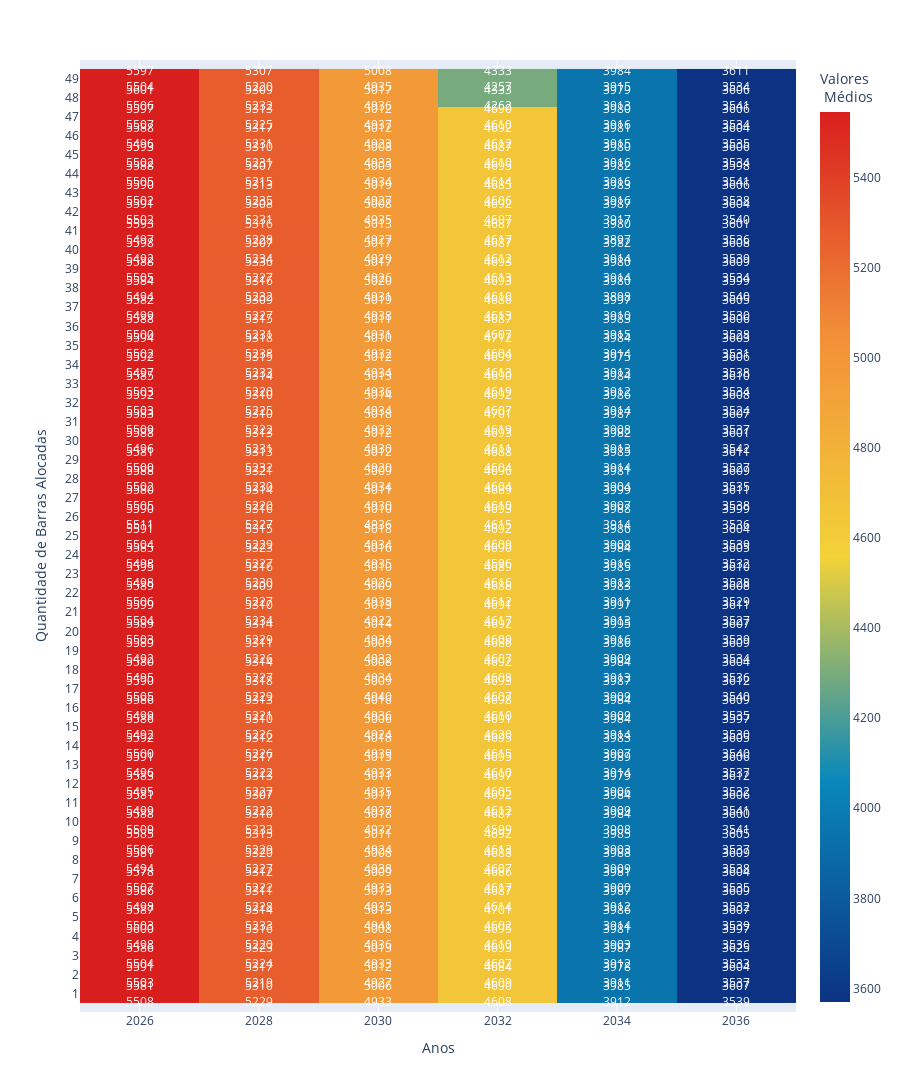

The notebook cell saved with this chart:
### Code cell
fig = conventioal_housing_capacity_heatmap(target_directory= r'Housing_capacity_conventional')

fig.update_layout(height= 1600,
                  width= 900)

fig.show()

### Figure 1 — Plotly figure (JSON) as saved in the notebook; plotly's stock layout.template omitted (floating-point values rounded to 4 significant figures; data arrays with more than 128 entries replaced by an {"elided": "..."} marker saying what was removed)
{"data": [{"coloraxis": "coloraxis", "hovertemplate": "Anos: %{x}<br>Quantidade de Barras Alocadas: %{y}<br>Valores <br> Médios: %{z}<extra></extra>", "name": "0", "type": "heatmap", "x": [2026, 2028, 2030, 2032, 2034, 2036], "xaxis": "x", "y": [49, 48, 47, 46, 45, 44, 43, 42, 41, 40, 39, 38, 37, 36, 35, 34, 33, 32, 31, 30, 29, 28, 27, 26, 25, 24, 23, 22, 21, 20, 19, 18, 17, 16, 15, 14, 13, 12, 11, 10, 9, 8, 7, 6, 5, 4, 3, 2, 1], "yaxis": "y", "z": {"elided": "49x6 int values"}}], "layout": {"annotations": [{"align": "center", "font": {"color": "white"}, "showarrow": false, "text": "5600<br>5498", "x": 2026, "y": 46}, {"align": "center", "font": {"color": "white"}, "showarrow": false, "text": "5586<br>5492", "x": 2026, "y": 35}, {"align": "center", "font": {"color": "white"}, "showarrow": false, "text": "5588<br>5505", "x": 2026, "y": 6}, {"align": "center", "font": {"color": "white"}, "showarrow": false, "text": "5584<br>5494", "x": 2026, "y": 12}, {"align": "center", "font": {"color": "white"}, "showarrow": false, "text": "5590<br>5511", "x": 2026, "y": 24}, {"align": "center", "font": {"color": "white"}, "showarrow": false, "text": "5588<br>5509", "x": 2026, "y": 40}, {"align": "center", "font": {"color": "white"}, "showarrow": false, "text": "5593<br>5497", "x": 2026, "y": 9}, {"align": "center", "font": {"color": "white"}, "showarrow": false, "text": "5588<br>5496", "x": 2026, "y": 20}, {"align": "center", "font": {"color": "white"}, "showarrow": false, "text": "5594<br>5502", "x": 2026, "y": 15}, {"align": "center", "font": {"color": "white"}, "showarrow": false, "text": "5578<br>5507", "x": 2026, "y": 43}, {"align": "center", "font": {"color": "white"}, "showarrow": false, "text": "5588<br>5496", "x": 2026, "y": 4}, {"align": "center", "font": {"color": "white"}, "showarrow": false, "text": "5591<br>5502", "x": 2026, "y": 8}, {"align": "center", "font": {"color": "white"}, "showarrow": false, "text": "5591<br>5504", "x": 2026, "y": 25}, {"align": "center", "font": {"color": "white"}, "showarrow": false, "text": "5591<br>5503", "x": 2026, "y": 48}, {"align": "center", "font": {"color": "white"}, "showarrow": false, "text": "5580<br>5495", "x": 2026, "y": 32}, {"align": "center", "font": {"color": "white"}, "showarrow": false, "text": "5585<br>5506", "x": 2026, "y": 41}, {"align": "center", "font": {"color": "white"}, "showarrow": false, "text": "5582<br>5499", "x": 2026, "y": 13}, {"align": "center", "font": {"color": "white"}, "showarrow": false, "text": "5585<br>5498", "x": 2026, "y": 26}, {"align": "center", "font": {"color": "white"}, "showarrow": false, "text": "5592<br>5500", "x": 2026, "y": 36}, {"align": "center", "font": {"color": "white"}, "showarrow": false, "text": "5601<br>5506", "x": 2026, "y": 2}, {"align": "center", "font": {"color": "white"}, "showarrow": false, "text": "5597<br>5507", "x": 2026, "y": 3}, {"align": "center", "font": {"color": "white"}, "showarrow": false, "text": "5593<br>5502", "x": 2026, "y": 5}, {"align": "center", "font": {"color": "white"}, "showarrow": false, "text": "5590<br>5502", "x": 2026, "y": 7}, {"align": "center", "font": {"color": "white"}, "showarrow": false, "text": "5588<br>5500", "x": 2026, "y": 14}, {"align": "center", "font": {"color": "white"}, "showarrow": false, "text": "5592<br>5497", "x": 2026, "y": 16}, {"align": "center", "font": {"color": "white"}, "showarrow": false, "text": "5591<br>5496", "x": 2026, "y": 37}, {"align": "center", "font": {"color": "white"}, "showarrow": false, "text": "5581<br>5499", "x": 2026, "y": 39}, {"align": "center", "font": {"color": "white"}, "showarrow": false, "text": "5587<br>5503", "x": 2026, "y": 45}, {"align": "center", "font": {"color": "white"}, "showarrow": false, "text": "5583<br>5509", "x": 2026, "y": 19}, {"align": "center", "font": {"color": "white"}, "showarrow": false, "text": "5589<br>5503", "x": 2026, "y": 30}, {"align": "center", "font": {"color": "white"}, "showarrow": false, "text": "5581<br>5508", "x": 2026, "y": 49}, {"align": "center", "font": {"color": "white"}, "showarrow": false, "text": "5598<br>5492", "x": 2026, "y": 10}, {"align": "center", "font": {"color": "white"}, "showarrow": false, "text": "5592<br>5503", "x": 2026, "y": 18}, {"align": "center", "font": {"color": "white"}, "showarrow": false, "text": "5589<br>5506", "x": 2026, "y": 28}, {"align": "center", "font": {"color": "white"}, "showarrow": false, "text": "5581<br>5494", "x": 2026, "y": 42}, {"align": "center", "font": {"color": "white"}, "showarrow": false, "text": "5586<br>5498", "x": 2026, "y": 44}, {"align": "center", "font": {"color": "white"}, "showarrow": false, "text": "5588<br>5505", "x": 2026, "y": 11}, {"align": "center", "font": {"color": "white"}, "showarrow": false, "text": "5588<br>5502", "x": 2026, "y": 22}, {"align": "center", "font": {"color": "white"}, "showarrow": false, "text": "5589<br>5492", "x": 2026, "y": 31}, {"align": "center", "font": {"color": "white"}, "showarrow": false, "text": "5586<br>5499", "x": 2026, "y": 34}, {"align": "center", "font": {"color": "white"}, "showarrow": false, "text": "5585<br>5503", "x": 2026, "y": 17}, {"align": "center", "font": {"color": "white"}, "showarrow": false, "text": "5595<br>5498", "x": 2026, "y": 27}, {"align": "center", "font": {"color": "white"}, "showarrow": false, "text": "5597<br>5504", "x": 2026, "y": 1}, {"align": "center", "font": {"color": "white"}, "showarrow": false, "text": "5581<br>5500", "x": 2026, "y": 21}, {"align": "center", "font": {"color": "white"}, "showarrow": false, "text": "5580<br>5505", "x": 2026, "y": 23}, {"align": "center", "font": {"color": "white"}, "showarrow": false, "text": "5599<br>5504", "x": 2026, "y": 29}, {"align": "center", "font": {"color": "white"}, "showarrow": false, "text": "5590<br>5505", "x": 2026, "y": 33}, {"align": "center", "font": {"color": "white"}, "showarrow": false, "text": "5583<br>5495", "x": 2026, "y": 38}, {"align": "center", "font": {"color": "white"}, "showarrow": false, "text": "5586<br>5504", "x": 2026, "y": 47}, {"align": "center", "font": {"color": "white"}, "showarrow": false, "text": "5316<br>5220", "x": 2028, "y": 46}, {"align": "center", "font": {"color": "white"}, "showarrow": false, "text": "5310<br>5226", "x": 2028, "y": 35}, {"align": "center", "font": {"color": "white"}, "showarrow": false, "text": "5307<br>5215", "x": 2028, "y": 6}, {"align": "center", "font": {"color": "white"}, "showarrow": false, "text": "5316<br>5232", "x": 2028, "y": 12}, {"align": "center", "font": {"color": "white"}, "showarrow": false, "text": "5316<br>5227", "x": 2028, "y": 24}, {"align": "center", "font": {"color": "white"}, "showarrow": false, "text": "5310<br>5233", "x": 2028, "y": 40}, {"align": "center", "font": {"color": "white"}, "showarrow": false, "text": "5316<br>5228", "x": 2028, "y": 9}, {"align": "center", "font": {"color": "white"}, "showarrow": false, "text": "5313<br>5231", "x": 2028, "y": 20}, {"align": "center", "font": {"color": "white"}, "showarrow": false, "text": "5318<br>5238", "x": 2028, "y": 15}, {"align": "center", "font": {"color": "white"}, "showarrow": false, "text": "5312<br>5222", "x": 2028, "y": 43}, {"align": "center", "font": {"color": "white"}, "showarrow": false, "text": "5317<br>5231", "x": 2028, "y": 4}, {"align": "center", "font": {"color": "white"}, "showarrow": false, "text": "5308<br>5231", "x": 2028, "y": 8}, {"align": "center", "font": {"color": "white"}, "showarrow": false, "text": "5315<br>5229", "x": 2028, "y": 25}, {"align": "center", "font": {"color": "white"}, "showarrow": false, "text": "5317<br>5219", "x": 2028, "y": 48}, {"align": "center", "font": {"color": "white"}, "showarrow": false, "text": "5314<br>5227", "x": 2028, "y": 32}, {"align": "center", "font": {"color": "white"}, "showarrow": false, "text": "5315<br>5229", "x": 2028, "y": 41}, {"align": "center", "font": {"color": "white"}, "showarrow": false, "text": "5309<br>5227", "x": 2028, "y": 13}, {"align": "center", "font": {"color": "white"}, "showarrow": false, "text": "5323<br>5227", "x": 2028, "y": 26}, {"align": "center", "font": {"color": "white"}, "showarrow": false, "text": "5312<br>5226", "x": 2028, "y": 36}, {"align": "center", "font": {"color": "white"}, "showarrow": false, "text": "5309<br>5232", "x": 2028, "y": 2}, {"align": "center", "font": {"color": "white"}, "showarrow": false, "text": "5313<br>5225", "x": 2028, "y": 3}, {"align": "center", "font": {"color": "white"}, "showarrow": false, "text": "5310<br>5231", "x": 2028, "y": 5}, {"align": "center", "font": {"color": "white"}, "showarrow": false, "text": "5313<br>5235", "x": 2028, "y": 7}, {"align": "center", "font": {"color": "white"}, "showarrow": false, "text": "5315<br>5231", "x": 2028, "y": 14}, {"align": "center", "font": {"color": "white"}, "showarrow": false, "text": "5315<br>5233", "x": 2028, "y": 16}, {"align": "center", "font": {"color": "white"}, "showarrow": false, "text": "5317<br>5222", "x": 2028, "y": 37}, {"align": "center", "font": {"color": "white"}, "showarrow": false, "text": "5307<br>5222", "x": 2028, "y": 39}, {"align": "center", "font": {"color": "white"}, "showarrow": false, "text": "5314<br>5233", "x": 2028, "y": 45}, {"align": "center", "font": {"color": "white"}, "showarrow": false, "text": "5310<br>5222", "x": 2028, "y": 19}, {"align": "center", "font": {"color": "white"}, "showarrow": false, "text": "5314<br>5229", "x": 2028, "y": 30}, {"align": "center", "font": {"color": "white"}, "showarrow": false, "text": "5310<br>5229", "x": 2028, "y": 49}, {"align": "center", "font": {"color": "white"}, "showarrow": false, "text": "5307<br>5234", "x": 2028, "y": 10}, {"align": "center", "font": {"color": "white"}, "showarrow": false, "text": "5310<br>5225", "x": 2028, "y": 18}, {"align": "center", "font": {"color": "white"}, "showarrow": false, "text": "5309<br>5227", "x": 2028, "y": 28}, {"align": "center", "font": {"color": "white"}, "showarrow": false, "text": "5320<br>5227", "x": 2028, "y": 42}, {"align": "center", "font": {"color": "white"}, "showarrow": false, "text": "5311<br>5228", "x": 2028, "y": 44}, {"align": "center", "font": {"color": "white"}, "showarrow": false, "text": "5336<br>5227", "x": 2028, "y": 11}, {"align": "center", "font": {"color": "white"}, "showarrow": false, "text": "5321<br>5230", "x": 2028, "y": 22}, {"align": "center", "font": {"color": "white"}, "showarrow": false, "text": "5311<br>5226", "x": 2028, "y": 31}, {"align": "center", "font": {"color": "white"}, "showarrow": false, "text": "5313<br>5221", "x": 2028, "y": 34}, {"align": "center", "font": {"color": "white"}, "showarrow": false, "text": "5314<br>5220", "x": 2028, "y": 17}, {"align": "center", "font": {"color": "white"}, "showarrow": false, "text": "5316<br>5230", "x": 2028, "y": 27}, {"align": "center", "font": {"color": "white"}, "showarrow": false, "text": "5307<br>5220", "x": 2028, "y": 1}, {"align": "center", "font": {"color": "white"}, "showarrow": false, "text": "5313<br>5232", "x": 2028, "y": 21}, {"align": "center", "font": {"color": "white"}, "showarrow": false, "text": "5314<br>5220", "x": 2028, "y": 23}, {"align": "center", "font": {"color": "white"}, "showarrow": false, "text": "5310<br>5234", "x": 2028, "y": 29}, {"align": "center", "font": {"color": "white"}, "showarrow": false, "text": "5318<br>5229", "x": 2028, "y": 33}, {"align": "center", "font": {"color": "white"}, "showarrow": false, "text": "5313<br>5227", "x": 2028, "y": 38}, {"align": "center", "font": {"color": "white"}, "showarrow": false, "text": "5323<br>5224", "x": 2028, "y": 47}, {"align": "center", "font": {"color": "white"}, "showarrow": false, "text": "5008<br>4936", "x": 2030, "y": 46}, {"align": "center", "font": {"color": "white"}, "showarrow": false, "text": "5006<br>4924", "x": 2030, "y": 35}, {"align": "center", "font": {"color": "white"}, "showarrow": false, "text": "5005<br>4934", "x": 2030, "y": 6}, {"align": "center", "font": {"color": "white"}, "showarrow": false, "text": "5020<br>4931", "x": 2030, "y": 12}, {"align": "center", "font": {"color": "white"}, "showarrow": false, "text": "5010<br>4936", "x": 2030, "y": 24}, {"align": "center", "font": {"color": "white"}, "showarrow": false, "text": "5018<br>4932", "x": 2030, "y": 40}, {"align": "center", "font": {"color": "white"}, "showarrow": false, "text": "5013<br>4927", "x": 2030, "y": 9}, {"align": "center", "font": {"color": "white"}, "showarrow": false, "text": "5012<br>4930", "x": 2030, "y": 20}, {"align": "center", "font": {"color": "white"}, "showarrow": false, "text": "5010<br>4932", "x": 2030, "y": 15}, {"align": "center", "font": {"color": "white"}, "showarrow": false, "text": "5009<br>4933", "x": 2030, "y": 43}, {"align": "center", "font": {"color": "white"}, "showarrow": false, "text": "5012<br>4923", "x": 2030, "y": 4}, {"align": "center", "font": {"color": "white"}, "showarrow": false, "text": "5008<br>4935", "x": 2030, "y": 8}, {"align": "center", "font": {"color": "white"}, "showarrow": false, "text": "5018<br>4934", "x": 2030, "y": 25}, {"align": "center", "font": {"color": "white"}, "showarrow": false, "text": "5012<br>4927", "x": 2030, "y": 48}, {"align": "center", "font": {"color": "white"}, "showarrow": false, "text": "5008<br>4934", "x": 2030, "y": 32}, {"align": "center", "font": {"color": "white"}, "showarrow": false, "text": "5011<br>4924", "x": 2030, "y": 41}, {"align": "center", "font": {"color": "white"}, "showarrow": false, "text": "5019<br>4938", "x": 2030, "y": 13}, {"align": "center", "font": {"color": "white"}, "showarrow": false, "text": "5016<br>4935", "x": 2030, "y": 26}, {"align": "center", "font": {"color": "white"}, "showarrow": false, "text": "5018<br>4939", "x": 2030, "y": 36}, {"align": "center", "font": {"color": "white"}, "showarrow": false, "text": "5017<br>4936", "x": 2030, "y": 2}, {"align": "center", "font": {"color": "white"}, "showarrow": false, "text": "5012<br>4937", "x": 2030, "y": 3}, {"align": "center", "font": {"color": "white"}, "showarrow": false, "text": "5008<br>4933", "x": 2030, "y": 5}, {"align": "center", "font": {"color": "white"}, "showarrow": false, "text": "5019<br>4927", "x": 2030, "y": 7}, {"align": "center", "font": {"color": "white"}, "showarrow": false, "text": "5011<br>4931", "x": 2030, "y": 14}, {"align": "center", "font": {"color": "white"}, "showarrow": false, "text": "5012<br>4934", "x": 2030, "y": 16}, {"align": "center", "font": {"color": "white"}, "showarrow": false, "text": "5015<br>4933", "x": 2030, "y": 37}, {"align": "center", "font": {"color": "white"}, "showarrow": false, "text": "5011<br>4937", "x": 2030, "y": 39}, {"align": "center", "font": {"color": "white"}, "showarrow": false, "text": "5013<br>4941", "x": 2030, "y": 45}, {"align": "center", "font": {"color": "white"}, "showarrow": false, "text": "5018<br>4932", "x": 2030, "y": 19}, {"align": "center", "font": {"color": "white"}, "showarrow": false, "text": "5014<br>4934", "x": 2030, "y": 30}, {"align": "center", "font": {"color": "white"}, "showarrow": false, "text": "5006<br>4933", "x": 2030, "y": 49}, {"align": "center", "font": {"color": "white"}, "showarrow": false, "text": "5017<br>4929", "x": 2030, "y": 10}, {"align": "center", "font": {"color": "white"}, "showarrow": false, "text": "5014<br>4934", "x": 2030, "y": 18}, {"align": "center", "font": {"color": "white"}, "showarrow": false, "text": "5009<br>4938", "x": 2030, "y": 28}, {"align": "center", "font": {"color": "white"}, "showarrow": false, "text": "5008<br>4938", "x": 2030, "y": 42}, {"align": "center", "font": {"color": "white"}, "showarrow": false, "text": "5013<br>4935", "x": 2030, "y": 44}, {"align": "center", "font": {"color": "white"}, "showarrow": false, "text": "5017<br>4926", "x": 2030, "y": 11}, {"align": "center", "font": {"color": "white"}, "showarrow": false, "text": "5009<br>4934", "x": 2030, "y": 22}, {"align": "center", "font": {"color": "white"}, "showarrow": false, "text": "5009<br>4932", "x": 2030, "y": 31}, {"align": "center", "font": {"color": "white"}, "showarrow": false, "text": "5016<br>4936", "x": 2030, "y": 34}, {"align": "center", "font": {"color": "white"}, "showarrow": false, "text": "5013<br>4936", "x": 2030, "y": 17}, {"align": "center", "font": {"color": "white"}, "showarrow": false, "text": "5010<br>4926", "x": 2030, "y": 27}, {"align": "center", "font": {"color": "white"}, "showarrow": false, "text": "5008<br>4935", "x": 2030, "y": 1}, {"align": "center", "font": {"color": "white"}, "showarrow": false, "text": "5012<br>4920", "x": 2030, "y": 21}, {"align": "center", "font": {"color": "white"}, "showarrow": false, "text": "5011<br>4930", "x": 2030, "y": 23}, {"align": "center", "font": {"color": "white"}, "showarrow": false, "text": "5013<br>4922", "x": 2030, "y": 29}, {"align": "center", "font": {"color": "white"}, "showarrow": false, "text": "5009<br>4940", "x": 2030, "y": 33}, {"align": "center", "font": {"color": "white"}, "showarrow": false, "text": "5011<br>4935", "x": 2030, "y": 38}, {"align": "center", "font": {"color": "white"}, "showarrow": false, "text": "5013<br>4933", "x": 2030, "y": 47}, {"align": "center", "font": {"color": "white"}, "showarrow": false, "text": "4695<br>4610", "x": 2032, "y": 46}, {"align": "center", "font": {"color": "white"}, "showarrow": false, "text": "4691<br>4620", "x": 2032, "y": 35}, {"align": "center", "font": {"color": "white"}, "showarrow": false, "text": "4695<br>4614", "x": 2032, "y": 6}, {"align": "center", "font": {"color": "white"}, "showarrow": false, "text": "4693<br>4610", "x": 2032, "y": 12}, {"align": "center", "font": {"color": "white"}, "showarrow": false, "text": "4693<br>4615", "x": 2032, "y": 24}, {"align": "center", "font": {"color": "white"}, "showarrow": false, "text": "4687<br>4599", "x": 2032, "y": 40}, {"align": "center", "font": {"color": "white"}, "showarrow": false, "text": "4687<br>4617", "x": 2032, "y": 9}, {"align": "center", "font": {"color": "white"}, "showarrow": false, "text": "4693<br>4611", "x": 2032, "y": 20}, {"align": "center", "font": {"color": "white"}, "showarrow": false, "text": "4712<br>4604", "x": 2032, "y": 15}, {"align": "center", "font": {"color": "white"}, "showarrow": false, "text": "4686<br>4617", "x": 2032, "y": 43}, {"align": "center", "font": {"color": "white"}, "showarrow": false, "text": "4692<br>4612", "x": 2032, "y": 4}, {"align": "center", "font": {"color": "white"}, "showarrow": false, "text": "4692<br>4607", "x": 2032, "y": 8}, {"align": "center", "font": {"color": "white"}, "showarrow": false, "text": "4692<br>4609", "x": 2032, "y": 25}, {"align": "center", "font": {"color": "white"}, "showarrow": false, "text": "4684<br>4609", "x": 2032, "y": 48}, {"align": "center", "font": {"color": "white"}, "showarrow": false, "text": "4692<br>4608", "x": 2032, "y": 32}, {"align": "center", "font": {"color": "white"}, "showarrow": false, "text": "4692<br>4613", "x": 2032, "y": 41}, {"align": "center", "font": {"color": "white"}, "showarrow": false, "text": "4686<br>4613", "x": 2032, "y": 13}, {"align": "center", "font": {"color": "white"}, "showarrow": false, "text": "4690<br>4596", "x": 2032, "y": 26}, {"align": "center", "font": {"color": "white"}, "showarrow": false, "text": "4695<br>4615", "x": 2032, "y": 36}, {"align": "center", "font": {"color": "white"}, "showarrow": false, "text": "4333<br>4262", "x": 2032, "y": 2}, {"align": "center", "font": {"color": "white"}, "showarrow": false, "text": "4690<br>4610", "x": 2032, "y": 3}, {"align": "center", "font": {"color": "white"}, "showarrow": false, "text": "4687<br>4610", "x": 2032, "y": 5}, {"align": "center", "font": {"color": "white"}, "showarrow": false, "text": "4685<br>4606", "x": 2032, "y": 7}, {"align": "center", "font": {"color": "white"}, "showarrow": false, "text": "4687<br>4607", "x": 2032, "y": 14}, {"align": "center", "font": {"color": "white"}, "showarrow": false, "text": "4699<br>4613", "x": 2032, "y": 16}, {"align": "center", "font": {"color": "white"}, "showarrow": false, "text": "4695<br>4610", "x": 2032, "y": 37}, {"align": "center", "font": {"color": "white"}, "showarrow": false, "text": "4692<br>4612", "x": 2032, "y": 39}, {"align": "center", "font": {"color": "white"}, "showarrow": false, "text": "4701<br>4602", "x": 2032, "y": 45}, {"align": "center", "font": {"color": "white"}, "showarrow": false, "text": "4701<br>4619", "x": 2032, "y": 19}, {"align": "center", "font": {"color": "white"}, "showarrow": false, "text": "4692<br>4609", "x": 2032, "y": 30}, {"align": "center", "font": {"color": "white"}, "showarrow": false, "text": "4690<br>4608", "x": 2032, "y": 49}, {"align": "center", "font": {"color": "white"}, "showarrow": false, "text": "4687<br>4612", "x": 2032, "y": 10}, {"align": "center", "font": {"color": "white"}, "showarrow": false, "text": "4692<br>4607", "x": 2032, "y": 18}, {"align": "center", "font": {"color": "white"}, "showarrow": false, "text": "4688<br>4612", "x": 2032, "y": 28}, {"align": "center", "font": {"color": "white"}, "showarrow": false, "text": "4688<br>4607", "x": 2032, "y": 42}, {"align": "center", "font": {"color": "white"}, "showarrow": false, "text": "4687<br>4614", "x": 2032, "y": 44}, {"align": "center", "font": {"color": "white"}, "showarrow": false, "text": "4693<br>4613", "x": 2032, "y": 11}, {"align": "center", "font": {"color": "white"}, "showarrow": false, "text": "4696<br>4604", "x": 2032, "y": 22}, {"align": "center", "font": {"color": "white"}, "showarrow": false, "text": "4686<br>4607", "x": 2032, "y": 31}, {"align": "center", "font": {"color": "white"}, "showarrow": false, "text": "4698<br>4610", "x": 2032, "y": 34}, {"align": "center", "font": {"color": "white"}, "showarrow": false, "text": "4690<br>4619", "x": 2032, "y": 17}, {"align": "center", "font": {"color": "white"}, "showarrow": false, "text": "4689<br>4616", "x": 2032, "y": 27}, {"align": "center", "font": {"color": "white"}, "showarrow": false, "text": "4333<br>4257", "x": 2032, "y": 1}, {"align": "center", "font": {"color": "white"}, "showarrow": false, "text": "4688<br>4604", "x": 2032, "y": 21}, {"align": "center", "font": {"color": "white"}, "showarrow": false, "text": "4689<br>4610", "x": 2032, "y": 23}, {"align": "center", "font": {"color": "white"}, "showarrow": false, "text": "4691<br>4617", "x": 2032, "y": 29}, {"align": "center", "font": {"color": "white"}, "showarrow": false, "text": "4693<br>4607", "x": 2032, "y": 33}, {"align": "center", "font": {"color": "white"}, "showarrow": false, "text": "4697<br>4605", "x": 2032, "y": 38}, {"align": "center", "font": {"color": "white"}, "showarrow": false, "text": "4693<br>4607", "x": 2032, "y": 47}, {"align": "center", "font": {"color": "white"}, "showarrow": false, "text": "3981<br>3903", "x": 2034, "y": 46}, {"align": "center", "font": {"color": "white"}, "showarrow": false, "text": "3984<br>3914", "x": 2034, "y": 35}, {"align": "center", "font": {"color": "white"}, "showarrow": false, "text": "3982<br>3916", "x": 2034, "y": 6}, {"align": "center", "font": {"color": "white"}, "showarrow": false, "text": "3980<br>3898", "x": 2034, "y": 12}, {"align": "center", "font": {"color": "white"}, "showarrow": false, "text": "3988<br>3914", "x": 2034, "y": 24}, {"align": "center", "font": {"color": "white"}, "showarrow": false, "text": "3984<br>3908", "x": 2034, "y": 40}, {"align": "center", "font": {"color": "white"}, "showarrow": false, "text": "3980<br>3897", "x": 2034, "y": 9}, {"align": "center", "font": {"color": "white"}, "showarrow": false, "text": "3982<br>3913", "x": 2034, "y": 20}, {"align": "center", "font": {"color": "white"}, "showarrow": false, "text": "3984<br>3914", "x": 2034, "y": 15}, {"align": "center", "font": {"color": "white"}, "showarrow": false, "text": "3981<br>3900", "x": 2034, "y": 43}, {"align": "center", "font": {"color": "white"}, "showarrow": false, "text": "3981<br>3915", "x": 2034, "y": 4}, {"align": "center", "font": {"color": "white"}, "showarrow": false, "text": "3987<br>3917", "x": 2034, "y": 8}, {"align": "center", "font": {"color": "white"}, "showarrow": false, "text": "3986<br>3908", "x": 2034, "y": 25}, {"align": "center", "font": {"color": "white"}, "showarrow": false, "text": "3978<br>3911", "x": 2034, "y": 48}, {"align": "center", "font": {"color": "white"}, "showarrow": false, "text": "3984<br>3913", "x": 2034, "y": 32}, {"align": "center", "font": {"color": "white"}, "showarrow": false, "text": "3985<br>3903", "x": 2034, "y": 41}, {"align": "center", "font": {"color": "white"}, "showarrow": false, "text": "3997<br>3910", "x": 2034, "y": 13}, {"align": "center", "font": {"color": "white"}, "showarrow": false, "text": "3984<br>3916", "x": 2034, "y": 26}, {"align": "center", "font": {"color": "white"}, "showarrow": false, "text": "3983<br>3907", "x": 2034, "y": 36}, {"align": "center", "font": {"color": "white"}, "showarrow": false, "text": "3979<br>3913", "x": 2034, "y": 2}, {"align": "center", "font": {"color": "white"}, "showarrow": false, "text": "3980<br>3916", "x": 2034, "y": 3}, {"align": "center", "font": {"color": "white"}, "showarrow": false, "text": "3980<br>3916", "x": 2034, "y": 5}, {"align": "center", "font": {"color": "white"}, "showarrow": false, "text": "3983<br>3916", "x": 2034, "y": 7}, {"align": "center", "font": {"color": "white"}, "showarrow": false, "text": "3983<br>3915", "x": 2034, "y": 14}, {"align": "center", "font": {"color": "white"}, "showarrow": false, "text": "3975<br>3913", "x": 2034, "y": 16}, {"align": "center", "font": {"color": "white"}, "showarrow": false, "text": "3989<br>3914", "x": 2034, "y": 37}, {"align": "center", "font": {"color": "white"}, "showarrow": false, "text": "3984<br>3909", "x": 2034, "y": 39}, {"align": "center", "font": {"color": "white"}, "showarrow": false, "text": "3986<br>3914", "x": 2034, "y": 45}, {"align": "center", "font": {"color": "white"}, "showarrow": false, "text": "3987<br>3908", "x": 2034, "y": 19}, {"align": "center", "font": {"color": "white"}, "showarrow": false, "text": "3995<br>3916", "x": 2034, "y": 30}, {"align": "center", "font": {"color": "white"}, "showarrow": false, "text": "3985<br>3912", "x": 2034, "y": 49}, {"align": "center", "font": {"color": "white"}, "showarrow": false, "text": "3982<br>3914", "x": 2034, "y": 10}, {"align": "center", "font": {"color": "white"}, "showarrow": false, "text": "3986<br>3914", "x": 2034, "y": 18}, {"align": "center", "font": {"color": "white"}, "showarrow": false, "text": "3983<br>3911", "x": 2034, "y": 28}, {"align": "center", "font": {"color": "white"}, "showarrow": false, "text": "3988<br>3909", "x": 2034, "y": 42}, {"align": "center", "font": {"color": "white"}, "showarrow": false, "text": "3987<br>3912", "x": 2034, "y": 44}, {"align": "center", "font": {"color": "white"}, "showarrow": false, "text": "3980<br>3914", "x": 2034, "y": 11}, {"align": "center", "font": {"color": "white"}, "showarrow": false, "text": "3981<br>3904", "x": 2034, "y": 22}, {"align": "center", "font": {"color": "white"}, "showarrow": false, "text": "3986<br>3909", "x": 2034, "y": 31}, {"align": "center", "font": {"color": "white"}, "showarrow": false, "text": "3984<br>3909", "x": 2034, "y": 34}, {"align": "center", "font": {"color": "white"}, "showarrow": false, "text": "3984<br>3912", "x": 2034, "y": 17}, {"align": "center", "font": {"color": "white"}, "showarrow": false, "text": "3985<br>3912", "x": 2034, "y": 27}, {"align": "center", "font": {"color": "white"}, "showarrow": false, "text": "3984<br>3915", "x": 2034, "y": 1}, {"align": "center", "font": {"color": "white"}, "showarrow": false, "text": "3985<br>3914", "x": 2034, "y": 21}, {"align": "center", "font": {"color": "white"}, "showarrow": false, "text": "3999<br>3907", "x": 2034, "y": 23}, {"align": "center", "font": {"color": "white"}, "showarrow": false, "text": "3997<br>3913", "x": 2034, "y": 29}, {"align": "center", "font": {"color": "white"}, "showarrow": false, "text": "3987<br>3909", "x": 2034, "y": 33}, {"align": "center", "font": {"color": "white"}, "showarrow": false, "text": "3979<br>3906", "x": 2034, "y": 38}, {"align": "center", "font": {"color": "white"}, "showarrow": false, "text": "3987<br>3912", "x": 2034, "y": 47}, {"align": "center", "font": {"color": "white"}, "showarrow": false, "text": "3597<br>3536", "x": 2036, "y": 46}, {"align": "center", "font": {"color": "white"}, "showarrow": false, "text": "3597<br>3530", "x": 2036, "y": 35}, {"align": "center", "font": {"color": "white"}, "showarrow": false, "text": "3598<br>3541", "x": 2036, "y": 6}, {"align": "center", "font": {"color": "white"}, "showarrow": false, "text": "3599<br>3540", "x": 2036, "y": 12}, {"align": "center", "font": {"color": "white"}, "showarrow": false, "text": "3599<br>3536", "x": 2036, "y": 24}, {"align": "center", "font": {"color": "white"}, "showarrow": false, "text": "3600<br>3541", "x": 2036, "y": 40}, {"align": "center", "font": {"color": "white"}, "showarrow": false, "text": "3601<br>3536", "x": 2036, "y": 9}, {"align": "center", "font": {"color": "white"}, "showarrow": false, "text": "3601<br>3542", "x": 2036, "y": 20}, {"align": "center", "font": {"color": "white"}, "showarrow": false, "text": "3603<br>3531", "x": 2036, "y": 15}, {"align": "center", "font": {"color": "white"}, "showarrow": false, "text": "3604<br>3535", "x": 2036, "y": 43}, {"align": "center", "font": {"color": "white"}, "showarrow": false, "text": "3604<br>3535", "x": 2036, "y": 4}, {"align": "center", "font": {"color": "white"}, "showarrow": false, "text": "3604<br>3540", "x": 2036, "y": 8}, {"align": "center", "font": {"color": "white"}, "showarrow": false, "text": "3604<br>3539", "x": 2036, "y": 25}, {"align": "center", "font": {"color": "white"}, "showarrow": false, "text": "3604<br>3537", "x": 2036, "y": 48}, {"align": "center", "font": {"color": "white"}, "showarrow": false, "text": "3604<br>3536", "x": 2036, "y": 32}, {"align": "center", "font": {"color": "white"}, "showarrow": false, "text": "3605<br>3537", "x": 2036, "y": 41}, {"align": "center", "font": {"color": "white"}, "showarrow": false, "text": "3605<br>3530", "x": 2036, "y": 13}, {"align": "center", "font": {"color": "white"}, "showarrow": false, "text": "3605<br>3532", "x": 2036, "y": 26}, {"align": "center", "font": {"color": "white"}, "showarrow": false, "text": "3605<br>3540", "x": 2036, "y": 36}, {"align": "center", "font": {"color": "white"}, "showarrow": false, "text": "3606<br>3541", "x": 2036, "y": 2}, {"align": "center", "font": {"color": "white"}, "showarrow": false, "text": "3606<br>3534", "x": 2036, "y": 3}, {"align": "center", "font": {"color": "white"}, "showarrow": false, "text": "3606<br>3534", "x": 2036, "y": 5}, {"align": "center", "font": {"color": "white"}, "showarrow": false, "text": "3606<br>3538", "x": 2036, "y": 7}, {"align": "center", "font": {"color": "white"}, "showarrow": false, "text": "3606<br>3528", "x": 2036, "y": 14}, {"align": "center", "font": {"color": "white"}, "showarrow": false, "text": "3606<br>3538", "x": 2036, "y": 16}, {"align": "center", "font": {"color": "white"}, "showarrow": false, "text": "3606<br>3537", "x": 2036, "y": 37}, {"align": "center", "font": {"color": "white"}, "showarrow": false, "text": "3606<br>3541", "x": 2036, "y": 39}, {"align": "center", "font": {"color": "white"}, "showarrow": false, "text": "3607<br>3539", "x": 2036, "y": 45}, {"align": "center", "font": {"color": "white"}, "showarrow": false, "text": "3607<br>3537", "x": 2036, "y": 19}, {"align": "center", "font": {"color": "white"}, "showarrow": false, "text": "3607<br>3539", "x": 2036, "y": 30}, {"align": "center", "font": {"color": "white"}, "showarrow": false, "text": "3607<br>3539", "x": 2036, "y": 49}, {"align": "center", "font": {"color": "white"}, "showarrow": false, "text": "3608<br>3539", "x": 2036, "y": 10}, {"align": "center", "font": {"color": "white"}, "showarrow": false, "text": "3608<br>3524", "x": 2036, "y": 18}, {"align": "center", "font": {"color": "white"}, "showarrow": false, "text": "3608<br>3529", "x": 2036, "y": 28}, {"align": "center", "font": {"color": "white"}, "showarrow": false, "text": "3609<br>3538", "x": 2036, "y": 42}, {"align": "center", "font": {"color": "white"}, "showarrow": false, "text": "3609<br>3532", "x": 2036, "y": 44}, {"align": "center", "font": {"color": "white"}, "showarrow": false, "text": "3609<br>3534", "x": 2036, "y": 11}, {"align": "center", "font": {"color": "white"}, "showarrow": false, "text": "3609<br>3535", "x": 2036, "y": 22}, {"align": "center", "font": {"color": "white"}, "showarrow": false, "text": "3609<br>3534", "x": 2036, "y": 31}, {"align": "center", "font": {"color": "white"}, "showarrow": false, "text": "3609<br>3535", "x": 2036, "y": 34}, {"align": "center", "font": {"color": "white"}, "showarrow": false, "text": "3610<br>3534", "x": 2036, "y": 17}, {"align": "center", "font": {"color": "white"}, "showarrow": false, "text": "3610<br>3528", "x": 2036, "y": 27}, {"align": "center", "font": {"color": "white"}, "showarrow": false, "text": "3611<br>3534", "x": 2036, "y": 1}, {"align": "center", "font": {"color": "white"}, "showarrow": false, "text": "3611<br>3527", "x": 2036, "y": 21}, {"align": "center", "font": {"color": "white"}, "showarrow": false, "text": "3611<br>3538", "x": 2036, "y": 23}, {"align": "center", "font": {"color": "white"}, "showarrow": false, "text": "3611<br>3527", "x": 2036, "y": 29}, {"align": "center", "font": {"color": "white"}, "showarrow": false, "text": "3612<br>3540", "x": 2036, "y": 33}, {"align": "center", "font": {"color": "white"}, "showarrow": false, "text": "3612<br>3532", "x": 2036, "y": 38}, {"align": "center", "font": {"color": "white"}, "showarrow": false, "text": "3625<br>3533", "x": 2036, "y": 47}], "coloraxis": {"colorbar": {"title": {"text": "Valores <br> Médios"}}, "colorscale": [[0, "rgb(12,51,131)"], [0.25, "rgb(10,136,186)"], [0.5, "rgb(242,211,56)"], [0.75, "rgb(242,143,56)"], [1, "rgb(217,30,30)"]]}, "height": 1600, "margin": {"t": 60}, "title": {"x": 0.5}, "width": 900, "xaxis": {"anchor": "y", "domain": [0, 1], "ticktext": [2026, 2028, 2030, 2032, 2034, 2036], "tickvals": [2026, 2028, 2030, 2032, 2034, 2036], "title": {"text": "Anos"}}, "yaxis": {"anchor": "x", "autorange": "reversed", "domain": [0, 1], "ticktext": [50, 49, 48, 47, 46, 45, 44, 43, 42, 41, 40, 39, 38, 37, 36, 35, 34, 33, 32, 31, 30, 29, 28, 27, 26, 25, 24, 23, 22, 21, 20, 19, 18, 17, 16, 15, 14, 13, 12, 11, 10, 9, 8, 7, 6, 5, 4, 3, 2, 1, 0], "tickvals": [0, 1, 2, 3, 4, 5, 6, 7, 8, 9, 10, 11, 12, 13, 14, 15, 16, 17, 18, 19, 20, 21, 22, 23, 24, 25, 26, 27, 28, 29, 30, 31, 32, 33, 34, 35, 36, 37, 38, 39, 40, 41, 42, 43, 44, 45, 46, 47, 48, 49], "title": {"text": "Quantidade de Barras Alocadas"}}}}
